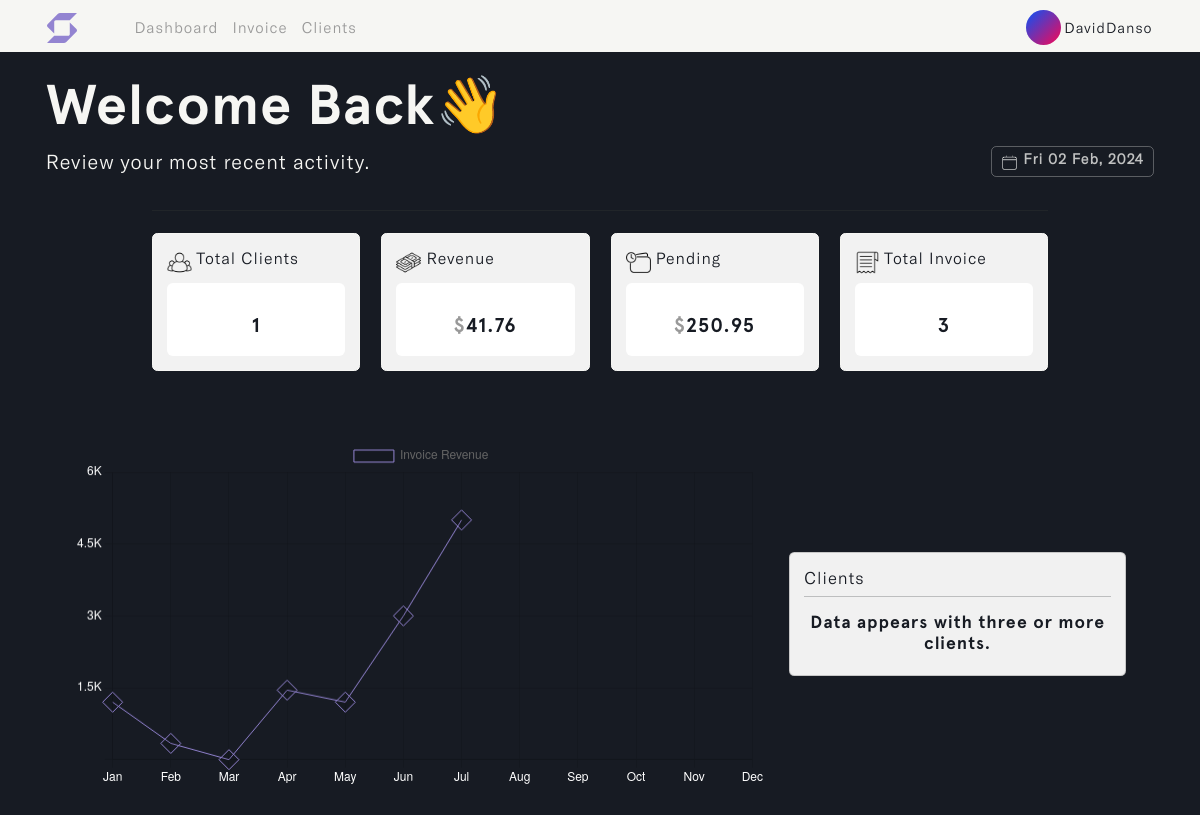
Page /dashboard (signed in) on the earlier database version.
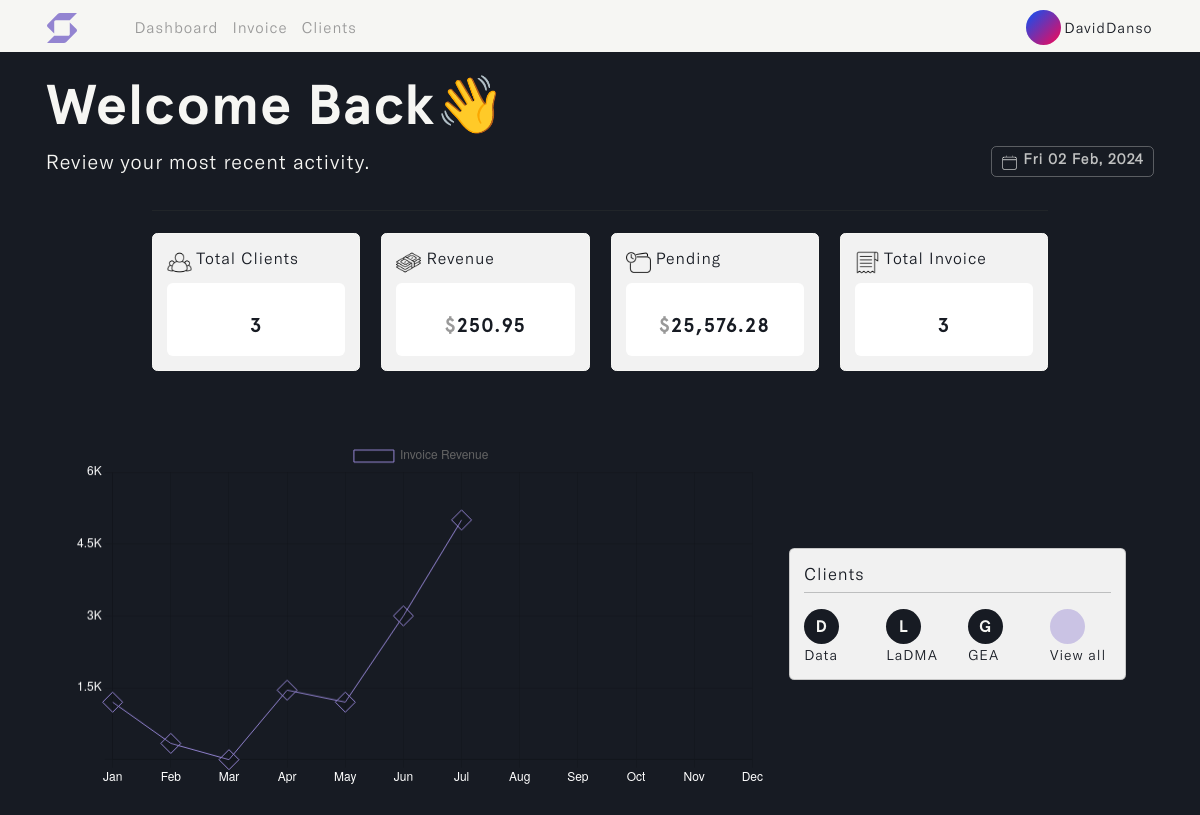
Same page on the later database version.
### invoice/models.py (models this page shows, shortened)
class Client(models.Model):
    account_owner = models.ForeignKey(Profile, on_delete=models.CASCADE)
    name = models.CharField(max_length=50, unique=True)
    address = models.CharField(max_length=255, default='...')
    country = models.CharField(max_length=50)
    email = models.EmailField(max_length=100, unique=True, default='...')
    phone_number = models.IntegerField(null=True, blank=True, default='(xxx)xxx-xxxx')
    city_state = models.CharField(max_length=50)
    postal_code = models.CharField(max_length=30, default='...')
    client_avatar = models.ImageField(null=True, blank=True, upload_to='client_avatar/', default='emil-kowalski.png')
    updated_time_stamp = models.DateTimeField(auto_now=True)
    created_time_stamp = models.DateTimeField(auto_now_add=True)
    id = models.UUIDField(default=uuid.uuid4, primary_key=True, unique=True, editable=False)
    @property
    def first_name(self):
        return self.name.split()[0] if self.name else ''
    class Meta:
        ordering = ['-updated_time_stamp']

### invoice/views.py (the view)
# urls.py: path('dashboard', views.dashboard_page, name='dashboard'),
@login_required(login_url='login')
def dashboard_page(request):
    profile = request.user.profile
    clients = profile.client_set.all()
    clients_num = clients.count()
    invoices = profile.invoice_set.all()
    invoices_num = invoices.count()
    currency_rates = {
        'NGN': 0.00104407,
        'GHS': 0.0836498,
        'GBP': 1.27777,
        'EUR': 1.09799,
        'USD': 1.00000,
    }
    pending_invoices_by_currency = {}
    paid_invoices_by_currency = {}
    for currency, rate in currency_rates.items():
        pending_total = invoices.filter(currency=currency, invoice_status='Pending').aggregate(Sum('total'))['total__sum'] or 0
        paid_total = invoices.filter(currency=currency, invoice_status='Paid').aggregate(Sum('total'))['total__sum'] or 0
        pending_invoices_by_currency[currency] = pending_total
        paid_invoices_by_currency[currency] = paid_total
    def convert_to_usd(amount, rate):
        return amount * rate
    paid_total_usd = sum(convert_to_usd(amount, currency_rates[currency]) for currency, amount in paid_invoices_by_currency.items())
    pending_total_usd = sum(convert_to_usd(amount, currency_rates[currency]) for currency, amount in pending_invoices_by_currency.items())
    context = {
        'clients_num': clients_num, 'invoices_num': invoices_num,
        'paid_total_usd': paid_total_usd, 'pending_total_usd': pending_total_usd, 'clients': clients,
    }
    return render(request, 'invoice/dashboard.html', context)

### user/models.py (called while the page is built)
    def __str__(self):
        return self.name

### invoice/templates/invoice/dashboard.html (shortened to what the changed rows need)
{% load static %}
{% load humanize %}
<!DOCTYPE html>
<html lang="en" class="js has-scroll-init has-scroll-smooth">
  <head>
    <link rel="stylesheet" href="{% static '/css/bootstrap.min.css' %}" />
    <link rel="stylesheet" href="{% static '/css/dashboard.css' %}" />
  </head>
  <body
    id="pageTop"
    class="page-content"
    data-spy="scroll"
    data-target="#mainNav"
  >
    <main>
      <div data-scroll class="page page--layout-2" id="main">
        <div id="hero">
          <div class="container-fluid">
            <div class="hero-intro">
              <h1>Welcome Back👋</h1>
            </div>
          </div>
        </div>
        <div id="card">
          <div class="container-fluid">
            <div class="card-intro">
              <div class="row">
                <div class="col-md-3">
                  <div class="card">
                    <div class="card-body">
                      <div class="data">
                        <p>{{clients_num}}</p>
                      </div>
                    </div>
                  </div>
                </div>
                <div class="col-md-3">
                  <div class="card">
                    <div class="card-body">
                      <div class="data">
                        {% if paid_total_usd == 0 %}
                        <p><span>$</span>0.00</p>
                        {% else %}
                        <p>
                          <span>$</span
                          >{{paid_total_usd|floatformat:2|intcomma}}
                        </p>
                        {% endif %}
                      </div>
                    </div>
                  </div>
                </div>
                <div class="col-md-3">
                  <div class="card">
                    <div class="card-body">
                      <div class="data">
                        {% if pending_total_usd == 0 %}
                        <p><span>$</span>0.00</p>
                        {% else %}
                        <p>
                          <span>$</span
                          >{{pending_total_usd|floatformat:2|intcomma}}
                        </p>
                        {% endif %}
                      </div>
                    </div>
                  </div>
                </div>
              </div>
            </div>
          </div>
        </div>
        <div id="chart--data">
          <div class="container">
            <div class="chart--data-intro">
              <div class="row">
                <div class="col-md-4 align-self-center">
                  <div class="card">
                    <div class="card-body">
                      <h3>
                        Clients
                      </h3>
                      <hr />
                      {% if clients_num == 0 %}
                      <h4>No Clients created yet!</h4>
                      <div class="d-flex justify-content-center">
                        <a
                          href="{% url 'clients' %}"
                          id="clients--btn"
                          class="btn"
                        >
                          <ion-icon name="create-outline"></ion-icon>
                          Create new clients</a
                        >
                      </div>
                      {% elif clients_num < 3 %}
                      <h4>Data appears with three or more clients.</h4>
                      {% else %}
                      <div class="clients_sec">
                        <div class="row">
                          {% for client in clients|slice:":3" %}
                          <div class="col-4 col-md-3">
                            <div id="initial_con">
                              <h6>{{client.name|first|upper}}</h6>
                            </div>
                            <small
                              >{{client.first_name | truncatechars:7}}</small
                            >
                          </div>
                          {% endfor %}
                          <div class="col-4 col-md-3">
                            <a href="{% url 'clients' %}">
                              <div id="initial_con">
                                <h6>
                                </h6>
                              </div>
                              <small>View all</small>
                            </a>
                          </div>
                        </div>
                      </div>
                      {% endif %}
                    </div>
                  </div>
                </div>
              </div>
            </div>
          </div>
        </div>
      </div>
    </main>
  </body>
</html>

Differences in the rows shown:
added Client: name|first "D", first_name "Data"
added Client: name|first "L", first_name "LaDMA"
now on this page (row unchanged): Client: name|first "G", first_name "GEA"
Other differences:
{{ clients_num }}: "1" → "3"
{{ paid_total_usd|floatformat:2|intcomma }}: "41.76" → "250.95"
{{ pending_total_usd|floatformat:2|intcomma }}: "250.95" → "25,576.28"
text no longer shown: "Data appears with three or more clients."
text now shown: "View all"
